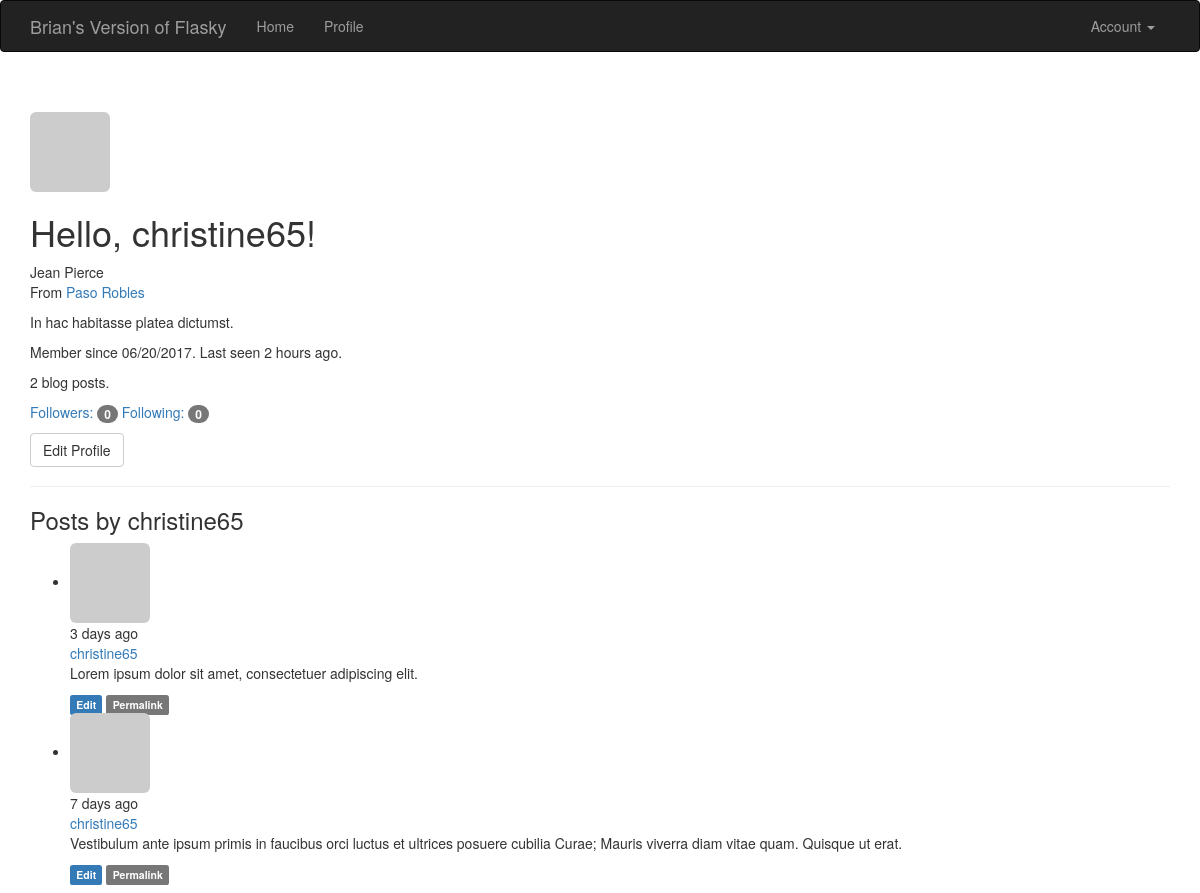
The app's page /user/christine65 (signed in), older data.
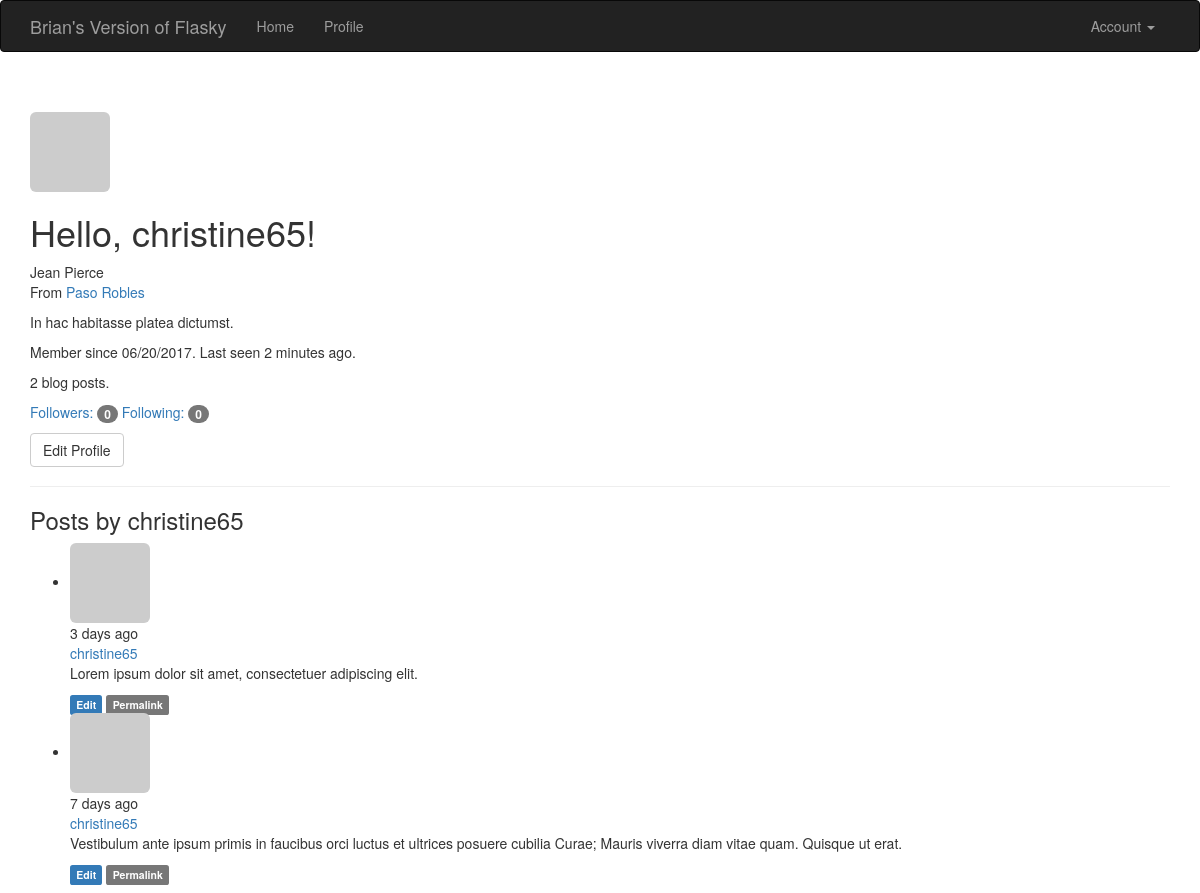
The same page, newer data.
### app/models.py (models this page shows, shortened)
class User(UserMixin, db.Model):
	__tablename__ = 'users'
	id = db.Column(db.Integer, primary_key=True)
	email = db.Column(db.String(64), unique=True, index=True)
	username = db.Column(db.String(64), unique=True, index=True)
	role_id = db.Column(db.Integer, db.ForeignKey('roles.id'))
	password_hash = db.Column(db.String(128))
	confirmed = db.Column(db.Boolean, default=False)
	name = db.Column(db.String(64))
	location = db.Column(db.String(64))
	about_me = db.Column(db.Text())
	member_since = db.Column(db.DateTime(), default=datetime.utcnow)
	last_seen = db.Column(db.DateTime(), default=datetime.utcnow)
	avatar_hash = db.Column(db.String(32))
	posts = db.relationship('Post', backref='author', lazy='dynamic')
	followed = db.relationship('Follow',
								foreign_keys=[Follow.follower_id],
								backref=db.backref('follower', lazy='joined'),
								lazy='dynamic',
								cascade='all, delete-orphan')
	followers = db.relationship('Follow',
								foreign_keys=[Follow.follower_id],
								backref=db.backref('followed', lazy='joined'),
								lazy='dynamic',
								cascade='all, delete-orphan')
	@property
	def password(self):
		raise AttributeError('password is not a readable attribute')
	def can(self, permissions):
		return self.role is not None and \
			(self.role.permissions & permissions) == permissions
	def is_administrator(self):
		return self.can(Permission.ADMINISTER)
	def ping(self):
		self.last_seen = datetime.utcnow()
		db.session.add(self)
	def gravatar(self, size=100, default='identicon', rating='g'):
		if request.is_secure:
			url = 'https://secure.gravatar.com/avatar'
		else:
			url = 'http://secure.gravatar.com/avatar'
		hash = self.avatar_hash or hashlib.md5(self.email.encode('utf-8')).hexdigest()
		return '{url}/{hash}?s={size}&d={default}&r={rating}'.format(
			url=url, hash=hash, size=size, default=default, rating=rating)

class Post(db.Model):
	__tablename__ = 'posts'
	id = db.Column(db.Integer, primary_key=True)
	body = db.Column(db.Text)
	body_html = db.Column(db.Text)
	timestamp = db.Column(db.DateTime, index=True, default=datetime.utcnow)
	author_id = db.Column(db.Integer, db.ForeignKey('users.id'))

### app/main/views.py (the view)
@main.route('/user/<username>')
def user(username):
	user = User.query.filter_by(username=username).first()
	if user is None:
		abort(404)
	posts = user.posts.order_by(Post.timestamp.desc()).all()
	return render_template('user.html', user=user, posts=posts)

### app/auth/views.py (called while the page is built)
@auth.before_app_request
def before_request():
	if current_user.is_authenticated:
		current_user.ping()
		if not current_user.confirmed \
				and request.endpoint[:5] != 'auth.' \
				and request.endpoint != 'static':
			return redirect(url_for('auth.unconfirmed'))

### app/main/__init__.py (called while the page is built)
@main.app_context_processor
def inject_permissions():
	return dict(Permission=Permission)

### app/models.py (called while the page is built)
@login_manager.user_loader
def load_user(user_id):
	return User.query.get(int(user_id))

### app/templates/user.html (shortened to what this page needs)
{% extends "base.html" %}
{% import "_macros.html" as macros %}
{% block page_content %}
<div class="page-header">
	<img class="img-rounded profile-thumbnail" src="{{ user.gravatar(size=256) }}">
	<div class="profile-header">
		<h1>Hello, {{ user.username }}!</h1>
		{% if user.name or user.location %}
		<p>
			{% if user.name %}{{ user.name }}<br>{% endif %}
			{% if user.location %}
				From <a href="http://maps.google.com/?q+{{ user.location}}">{{ user.location }}</a>
			{% endif %}
		</p>
		{% endif %}
		{% if user.about_me %}<p>{{ user.about_me }}</p>{% endif %}
	    <p>Member since {{ moment(user.member_since).format('L') }}. Last seen {{ moment(user.last_seen).fromNow() }}.</p>
	    <p>{{ user.posts.count() }} blog posts.</p>
	    <p>
	    	<a href="{{ url_for('.followers', username=user.username) }}">Followers: <span class="badge">{{ user.followers.count() }}</span></a>
	    	<a href="{{ url_for('.followed_by', username=user.username) }}">Following: <span class="badge">{{ user.followed.count() }}</span></a>
	    </p>
	    <p>
		    {% if user == current_user %}
			<a class="btn btn-default" href="{{ url_for('.edit_profile') }}">Edit Profile</a>
			{% endif %}
		</p>
	</div>
</div>
<h3>Posts by {{ user.username }}</h3>
{% include '_posts.html' %}
{% endblock %}

### app/templates/base.html (shortened to what this page needs)
{% extends "bootstrap/base.html" %}
{% block head %}
{{ super() }}
{% endblock %}
{% block navbar %}
<div class="navbar navbar-inverse" role="navigation">
	<div class="container">
		<div class="navbar-header">
			<a class="navbar-brand" href="{{ url_for('main.index') }}">Brian's Version of Flasky</a>
		</div>
		<div class="navbar-collapse collapse">
			<ul class="nav navbar-nav">
				<li><a href="{{ url_for('main.index') }}">Home</a></li>
				{% if current_user.is_authenticated %}
				<li><a href="{{ url_for('main.user', username=current_user.username) }}">Profile</a></li>
				{% endif %}
			</ul>
			<ul class="nav navbar-nav navbar-right">
				{% if current_user.is_authenticated %}
				<li class="dropdown">
					<a href="#" class="dropdown-toggle" data-toggle="dropdown">Account <b class="caret"></b></a>
				</li>
				{% else %}
				<li><a href="{{ url_for('auth.login') }}">Log In</a></li>
				{% endif %}
			</ul>
		</div>
	</div>
</div>
{% endblock %}
{% block content %}
<div class="container">
	{% block page_content %}{% endblock %}
</div>
{% endblock %}

### app/templates/_posts.html
<ul class="posts">
	{% for post in posts %}
	<li class="post">
		<div class="post-thumbnail">
			<a href="{{ url_for('.user', username=post.author.username) }}">
				<img class="img-rounded profile-thumbnail" src="{{ post.author.gravatar(size=40) }}">
			</a>
		</div>
		<div class="post-content">
			<div class="post-date">{{ moment(post.timestamp).fromNow() }}</div>
			<div class="post-author"><a href="{{ url_for('.user', username=post.author.username) }}">{{ post.author.username }}</a></div>
			<div class="post-body">
				{% if post.body_html %}
					{{ post.body_html | safe }}
				{% else %}
					{{ post.body }}
				{% endif %}
			</div>
			<div class="post-footer">
				{% if current_user == post.author %}
				<a href="{{ url_for('.edit', id=post.id) }}">
					<span class="label label-primary">Edit</span>
				</a>
				{% elif current_user.is_administrator() %}
				<a href="{{ url_for('.edit', id=post.id) }}">
					<span class="label label-danger">Edit [Admin]</span>
				</a>
				{% endif %}
				<a href="{{ url_for('.post', id=post.id) }}">
					<span class="label label-default">Permalink</span>
				</a>
			</div>
		</div>
	</li>
	{% endfor %}
</ul>

Row changes from the older to the newer data that the page shows:
changed User "christine65": last_seen "2 hours ago" → "2 minutes ago"
